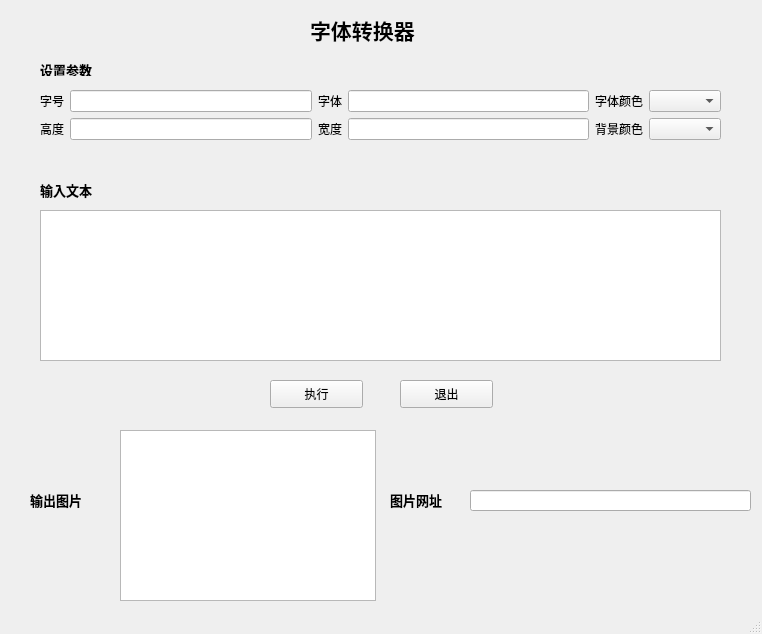
<?xml version="1.0" encoding="UTF-8"?>
<ui version="4.0">
 <class>MainWindow</class>
 <widget class="QMainWindow" name="MainWindow">
  <property name="geometry">
   <rect>
    <x>0</x>
    <y>0</y>
    <width>762</width>
    <height>634</height>
   </rect>
  </property>
  <property name="windowTitle">
   <string>MainWindow</string>
  </property>
  <widget class="QWidget" name="centralwidget">
   <widget class="QLabel" name="label">
    <property name="geometry">
     <rect>
      <x>310</x>
      <y>10</y>
      <width>151</width>
      <height>41</height>
     </rect>
    </property>
    <property name="text">
     <string>&lt;html&gt;&lt;head/&gt;&lt;body&gt;&lt;p&gt;&lt;span style=&quot; font-size:16pt; font-weight:600;&quot;&gt;字体转换器&lt;/span&gt;&lt;/p&gt;&lt;/body&gt;&lt;/html&gt;</string>
    </property>
   </widget>
   <widget class="QLabel" name="label_2">
    <property name="geometry">
     <rect>
      <x>40</x>
      <y>60</y>
      <width>71</width>
      <height>16</height>
     </rect>
    </property>
    <property name="text">
     <string>&lt;html&gt;&lt;head/&gt;&lt;body&gt;&lt;p&gt;&lt;span style=&quot; font-size:10pt; font-weight:600;&quot;&gt;设置参数&lt;/span&gt;&lt;/p&gt;&lt;/body&gt;&lt;/html&gt;</string>
    </property>
   </widget>
   <widget class="QWidget" name="horizontalLayoutWidget">
    <property name="geometry">
     <rect>
      <x>40</x>
      <y>90</y>
      <width>681</width>
      <height>71</height>
     </rect>
    </property>
    <layout class="QHBoxLayout" name="horizontalLayout">
     <item>
      <layout class="QFormLayout" name="formLayout_2">
       <item row="0" column="0">
        <widget class="QLabel" name="label_4">
         <property name="text">
          <string>字号</string>
         </property>
        </widget>
       </item>
       <item row="1" column="0">
        <widget class="QLabel" name="label_7">
         <property name="text">
          <string>高度</string>
         </property>
        </widget>
       </item>
       <item row="0" column="1">
        <widget class="QLineEdit" name="lineEdit_2"/>
       </item>
       <item row="1" column="1">
        <widget class="QLineEdit" name="lineEdit_5"/>
       </item>
      </layout>
     </item>
     <item>
      <layout class="QFormLayout" name="formLayout">
       <item row="0" column="0">
        <widget class="QLabel" name="label_3">
         <property name="text">
          <string>字体</string>
         </property>
        </widget>
       </item>
       <item row="0" column="1">
        <widget class="QLineEdit" name="lineEdit"/>
       </item>
       <item row="1" column="0">
        <widget class="QLabel" name="label_6">
         <property name="text">
          <string>宽度</string>
         </property>
        </widget>
       </item>
       <item row="1" column="1">
        <widget class="QLineEdit" name="lineEdit_4"/>
       </item>
      </layout>
     </item>
     <item>
      <layout class="QFormLayout" name="formLayout_3">
       <item row="0" column="0">
        <widget class="QLabel" name="label_5">
         <property name="text">
          <string>字体颜色</string>
         </property>
        </widget>
       </item>
       <item row="1" column="0">
        <widget class="QLabel" name="label_8">
         <property name="text">
          <string>背景颜色</string>
         </property>
        </widget>
       </item>
       <item row="0" column="1">
        <widget class="QComboBox" name="comboBox"/>
       </item>
       <item row="1" column="1">
        <widget class="QComboBox" name="comboBox_2"/>
       </item>
      </layout>
     </item>
    </layout>
   </widget>
   <widget class="QLabel" name="label_9">
    <property name="geometry">
     <rect>
      <x>40</x>
      <y>180</y>
      <width>81</width>
      <height>21</height>
     </rect>
    </property>
    <property name="text">
     <string>&lt;html&gt;&lt;head/&gt;&lt;body&gt;&lt;p&gt;&lt;span style=&quot; font-size:10pt; font-weight:600;&quot;&gt;输入文本&lt;/span&gt;&lt;/p&gt;&lt;/body&gt;&lt;/html&gt;</string>
    </property>
   </widget>
   <widget class="QTextEdit" name="textEdit">
    <property name="geometry">
     <rect>
      <x>40</x>
      <y>210</y>
      <width>681</width>
      <height>151</height>
     </rect>
    </property>
   </widget>
   <widget class="QLabel" name="label_10">
    <property name="geometry">
     <rect>
      <x>30</x>
      <y>490</y>
      <width>72</width>
      <height>21</height>
     </rect>
    </property>
    <property name="text">
     <string>&lt;html&gt;&lt;head/&gt;&lt;body&gt;&lt;p&gt;&lt;span style=&quot; font-size:10pt; font-weight:600;&quot;&gt;输出图片&lt;/span&gt;&lt;/p&gt;&lt;/body&gt;&lt;/html&gt;</string>
    </property>
   </widget>
   <widget class="QGraphicsView" name="graphicsView">
    <property name="geometry">
     <rect>
      <x>120</x>
      <y>430</y>
      <width>256</width>
      <height>171</height>
     </rect>
    </property>
   </widget>
   <widget class="QLabel" name="label_11">
    <property name="geometry">
     <rect>
      <x>390</x>
      <y>490</y>
      <width>81</width>
      <height>21</height>
     </rect>
    </property>
    <property name="text">
     <string>&lt;html&gt;&lt;head/&gt;&lt;body&gt;&lt;p&gt;&lt;span style=&quot; font-size:10pt; font-weight:600;&quot;&gt;图片网址&lt;/span&gt;&lt;/p&gt;&lt;/body&gt;&lt;/html&gt;</string>
    </property>
   </widget>
   <widget class="QLineEdit" name="lineEdit_3">
    <property name="geometry">
     <rect>
      <x>470</x>
      <y>490</y>
      <width>281</width>
      <height>21</height>
     </rect>
    </property>
   </widget>
   <widget class="QPushButton" name="pushButton">
    <property name="geometry">
     <rect>
      <x>270</x>
      <y>380</y>
      <width>93</width>
      <height>28</height>
     </rect>
    </property>
    <property name="text">
     <string>执行</string>
    </property>
   </widget>
   <widget class="QPushButton" name="pushButton_2">
    <property name="geometry">
     <rect>
      <x>400</x>
      <y>380</y>
      <width>93</width>
      <height>28</height>
     </rect>
    </property>
    <property name="text">
     <string>退出</string>
    </property>
   </widget>
  </widget>
  <widget class="QStatusBar" name="statusbar"/>
 </widget>
 <resources/>
 <connections/>
</ui>
